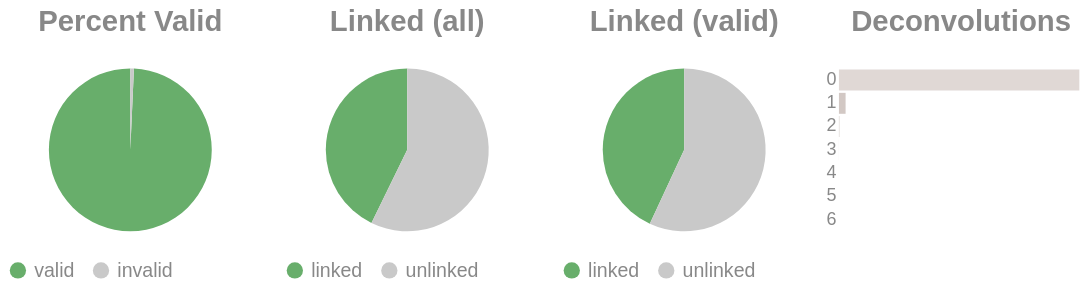

Notebook source saved alongside this figure:
### Code cell
if SKIPLR:
    pass
else:
    clash = Counter()
    for i in valids['molecule'].to_list():
        _mol = i.split("-")
        if len(_mol) == 1:
            clash.update('0')
        else:
            clash.update(_mol[-1])

    _d = {"deconvolutions": [], 'count': []}
    for k,v in clash.items():
        _d['deconvolutions'].append(k)
        _d['count'].append(v)

    tot_valid = valids['reads'].sum()
    mask = valids['reads'] >= 2
    n_linked_reads = valids.filter(mask)['reads'].sum()
    if n_linked_reads == 0:
        print_html("No linked molecules (>=2 reads) were detected; skipping linked-only distributions.")
        SKIPLR = True
    else:
        perc_valid = round(tot_valid / n_reads, 4)
        linked_perc_abs = round(n_linked_reads / n_reads, 4)
        linked_perc = round(n_linked_reads / tot_valid, 4)

    _valid = pl.DataFrame({"valids": ['valid', 'invalid'], "count": [tot_valid, n_reads - tot_valid]})
    _linked_abs = pl.DataFrame({"linked (absolute)": ['linked', 'unlinked'], "count": [n_linked_reads, n_reads - n_linked_reads]})
    _linked_rel = pl.DataFrame({"linked (valids)": ['linked', 'unlinked'], "count": [n_linked_reads, tot_valid - n_linked_reads]})

    (
        alt.hconcat(
            piechart(_valid, goodval = 'valid', title = "Percent Valid"),
            piechart(_linked_abs, goodval = "linked", title =  "Linked (all)"),
            piechart(_linked_rel, goodval = "linked", title =  "Linked (valid)"),
            convolutionbar(pl.DataFrame(_d), title = "Deconvolutions"),
            center = True,
            bounds = 'flush'
        )
        .resolve_scale(color='independent')
        .resolve_legend('independent')
        .properties(usermeta={'embedOptions': {"actions": False}})
    ).display()

### Figure 1 — Vega-Lite specification as saved in the notebook (floating-point values rounded to 4 significant figures)
{"width": "container", "height": 400, "config": {"title": {"anchor": "start", "dy": -15, "fontSize": 18, "color": "#888888", "subtitleColor": "#888888", "subtitleFontSize": 14}, "arc": {"fill": "#0072B2"}, "axis": {"domainColor": "#888888", "domainWidth": 0.5, "gridWidth": 0.2, "grid": false, "titleFontWeight": 400, "titleFontSize": 15, "labelFontSize": 11, "labelColor": "#888888", "tickColor": "#888888", "tickWidth": 0.2, "titleColor": "#888888"}, "axisBand": {"grid": false}, "axisX": {"grid": true, "tickSize": 10, "domainCap": "round"}, "axisY": {"domain": false, "grid": true, "tickSize": 0, "domainCap": "round"}, "background": "transparent", "header": {"labelFontSize": 15, "labelColor": "#888888", "titleFontSize": 15, "titleFontWeight": 600, "titleColor": "#888888"}, "legend": {"labelFont": "sans-serif", "labelFontSize": 12, "labelColor": "#888888", "symbolSize": 100, "symbolType": "circle", "titleFontSize": 12, "titlePadding": 10, "titleColor": "#888888", "title": null}, "range": {"category": ["#E69F00", "#56B4E9", "#009E73", "#F0E442", "#0072B2", "#D55E00", "#CC79A7", "#000000"], "diverging": ["#cfe8f3", "#a2d4ec", "#73bfe2", "#46abdb", "#1696d2", "#12719e"]}, "area": {"fill": "#0072B2", "fillOpacity": 0.7, "line": true, "strokeOpacity": 0.7}, "line": {"color": "#0072B2", "stroke": "#0072B2", "strokeWidth": 2}, "trail": {"color": "#0072B2", "stroke": "#0072B2", "strokeWidth": 0, "size": 1}, "point": {"filled": true, "fillOpacity": 1.0, "size": 95}, "text": {"color": "#888888", "fontSize": 11, "align": "right", "fontWeight": 400, "size": 11}, "bar": {"fill": "#0072B2", "stroke": null}, "view": {"stroke": null, "continuousWidth": 660, "continuousHeight": 400}}, "hconcat": [{"data": {"name": "data-6352bd7bb871b5a230c12da0a081aa74"}, "mark": {"type": "arc"}, "encoding": {"color": {"field": "valids", "legend": {"orient": "bottom", "title": null}, "scale": {"domain": ["valid", "invalid"], "range": ["#68ae6b", "#C9C9C9"]}, "title": "Valids", "type": "nominal"}, "theta": {"field": "count", "type": "quantitative"}, "tooltip": [{"field": "valids", "title": "Valids", "type": "ordinal"}, {"field": "percent", "format": ".2%", "title": "Percent", "type": "quantitative"}, {"field": "count", "title": "Count", "type": "quantitative"}]}, "height": 100, "title": {"text": "Percent Valid", "align": "center", "anchor": "middle"}, "transform": [{"calculate": "datum.count / 3526337", "as": "percent"}], "width": 150}, {"data": {"name": "data-abe4bd6425dce05d679a2cb38956a8d1"}, "mark": {"type": "arc"}, "encoding": {"color": {"field": "linked (absolute)", "legend": {"orient": "bottom", "title": null}, "scale": {"domain": ["linked", "unlinked"], "range": ["#68ae6b", "#C9C9C9"]}, "title": "Linked (Absolute)", "type": "nominal"}, "theta": {"field": "count", "type": "quantitative"}, "tooltip": [{"field": "linked (absolute)", "title": "Linked (Absolute)", "type": "ordinal"}, {"field": "percent", "format": ".2%", "title": "Percent", "type": "quantitative"}, {"field": "count", "title": "Count", "type": "quantitative"}]}, "height": 100, "title": {"text": "Linked (all)", "align": "center", "anchor": "middle"}, "transform": [{"calculate": "datum.count / 3526337", "as": "percent"}], "width": 150}, {"data": {"name": "data-3216ea51707a31c01d7424de2670409e"}, "mark": {"type": "arc"}, "encoding": {"color": {"field": "linked (valids)", "legend": {"orient": "bottom", "title": null}, "scale": {"domain": ["linked", "unlinked"], "range": ["#68ae6b", "#C9C9C9"]}, "title": "Linked (Valids)", "type": "nominal"}, "theta": {"field": "count", "type": "quantitative"}, "tooltip": [{"field": "linked (valids)", "title": "Linked (Valids)", "type": "ordinal"}, {"field": "percent", "format": ".2%", "title": "Percent", "type": "quantitative"}, {"field": "count", "title": "Count", "type": "quantitative"}]}, "height": 100, "title": {"text": "Linked (valid)", "align": "center", "anchor": "middle"}, "transform": [{"calculate": "datum.count / 3501301", "as": "percent"}], "width": 150}, {"data": {"name": "data-eb0bb54dec212147c8b7990eee1c173d"}, "mark": {"type": "bar"}, "encoding": {"color": {"field": "deconvolutions", "legend": null, "scale": {"scheme": "lightgreyred"}, "type": "nominal"}, "tooltip": [{"field": "deconvolutions", "title": "Deconvolutions", "type": "ordinal"}, {"field": "percent", "format": ".2%", "title": "Percent", "type": "quantitative"}, {"field": "count", "title": "Count", "type": "quantitative"}], "x": {"axis": null, "field": "count", "type": "quantitative"}, "y": {"field": "deconvolutions", "sort": "ascending", "title": null, "type": "nominal"}}, "height": 100, "title": {"text": "Deconvolutions", "align": "center", "anchor": "middle"}, "transform": [{"calculate": "datum.count / 2430510", "as": "percent"}], "width": 150}], "bounds": "flush", "center": true, "resolve": {"legend": {"angle": "independent"}, "scale": {"color": "independent"}}, "usermeta": {"embedOptions": {"actions": false}}, "$schema": "https://vega.github.io/schema/vega-lite/v6.1.0.json", "datasets": {"data-6352bd7bb871b5a230c12da0a081aa74": [{"valids": "valid", "count": 3501301}, {"valids": "invalid", "count": 25036}], "data-abe4bd6425dce05d679a2cb38956a8d1": [{"linked (absolute)": "linked", "count": 1507951}, {"linked (absolute)": "unlinked", "count": 2018386}], "data-3216ea51707a31c01d7424de2670409e": [{"linked (valids)": "linked", "count": 1507951}, {"linked (valids)": "unlinked", "count": 1993350}], "data-eb0bb54dec212147c8b7990eee1c173d": [{"deconvolutions": "0", "count": 2361219}, {"deconvolutions": "1", "count": 65375}, {"deconvolutions": "2", "count": 3555}, {"deconvolutions": "3", "count": 301}, {"deconvolutions": "4", "count": 49}, {"deconvolutions": "5", "count": 9}, {"deconvolutions": "6", "count": 2}]}}
